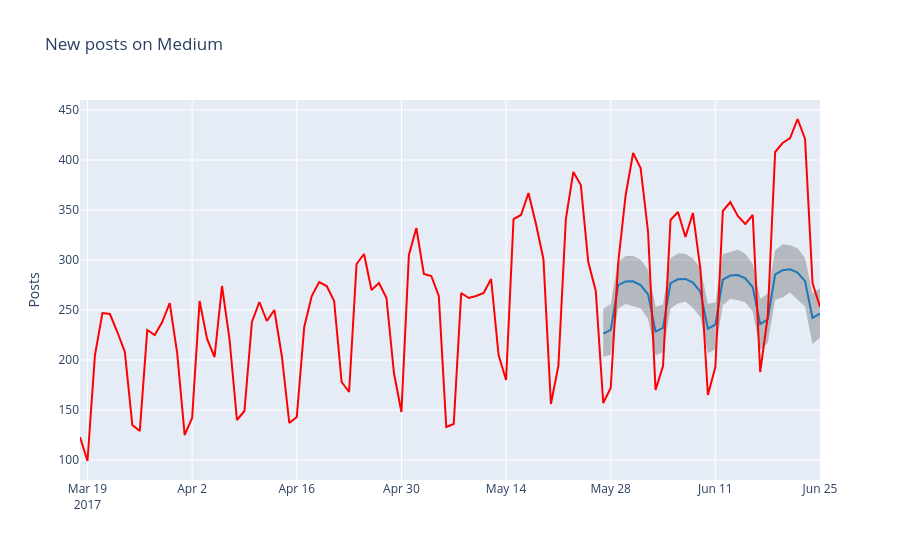

Notebook code for this chart:
### Markdown cell above
Let’s create our own visualization of the model built by Prophet. It will comprise the actual values, forecast and confidence intervals.

First, we will plot the data for a shorter period of time to make the data points easier to distinguish. Second, we will show the model performance only for the period that we predicted, that is the last 30 days. It seems that these two measures should give us a more legible plot.

### Code cell
def show_forecast(cmp_df, num_predictions, num_values, title, width=800, height=500):
    """Visualize the forecast."""

    def create_go(name, column, num, **kwargs):
        points = cmp_df.tail(num)
        args = dict(name=name, x=points.index, y=points[column], mode="lines")
        args.update(kwargs)
        return go.Scatter(**args)

    lower_bound = create_go(
        "Lower Bound",
        "yhat_lower",
        num_predictions,
        line=dict(width=0),
        marker=dict(color="gray"),
    )
    upper_bound = create_go(
        "Upper Bound",
        "yhat_upper",
        num_predictions,
        line=dict(width=0),
        marker=dict(color="gray"),
        fillcolor="rgba(68, 68, 68, 0.3)",
        fill="tonexty",
    )
    forecast = create_go(
        "Forecast", "yhat", num_predictions, line=dict(color="rgb(31, 119, 180)")
    )
    actual = create_go("Actual", "y", num_values, marker=dict(color="red"))

    # In this case the order of the series is important because of the filling
    data = [lower_bound, upper_bound, forecast, actual]

    layout = go.Layout(yaxis=dict(title="Posts"), title=title, showlegend=False)
    fig = go.Figure(data=data, layout=layout)

    # in a Jupyter Notebook, the following should work
    iplot(fig, show_link=False)

    # in a Jupyter Book, we save a plot offline and then render it with IFrame
    # plot_path = f"../../_static/plotly_htmls/{title}.html".replace(" ", "_")
    # plot(fig, filename=plot_path, show_link=False, auto_open=False);
    # display(IFrame(plot_path, width=width, height=height))


show_forecast(cmp_df, prediction_size, 100, "New posts on Medium")
